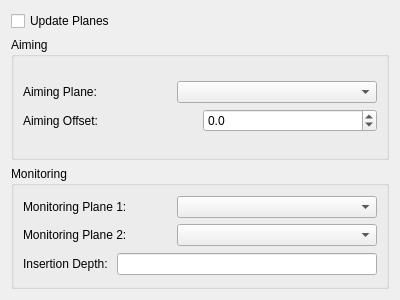
<?xml version="1.0" encoding="UTF-8"?>
<ui version="4.0">
 <class>AlignmentTool</class>
 <widget class="QWidget" name="AlignmentTool">
  <property name="geometry">
   <rect>
    <x>0</x>
    <y>0</y>
    <width>400</width>
    <height>300</height>
   </rect>
  </property>
  <property name="windowTitle">
   <string>Form</string>
  </property>
  <layout class="QVBoxLayout" name="verticalLayout_2">
   <item>
    <widget class="QCheckBox" name="updatePlanesCheckBox">
     <property name="text">
      <string>Update Planes</string>
     </property>
    </widget>
   </item>
   <item>
    <layout class="QVBoxLayout" name="verticalLayout_5">
     <item>
      <widget class="QGroupBox" name="aimingGroupBox">
       <property name="title">
        <string>Aiming</string>
       </property>
       <property name="checkable">
        <bool>false</bool>
       </property>
       <property name="checked">
        <bool>false</bool>
       </property>
       <layout class="QVBoxLayout" name="verticalLayout">
        <item>
         <layout class="QVBoxLayout" name="verticalLayout_6">
          <item>
           <layout class="QHBoxLayout" name="horizontalLayout">
            <item>
             <widget class="QLabel" name="label">
              <property name="text">
               <string>Aiming Plane:</string>
              </property>
             </widget>
            </item>
            <item>
             <widget class="QComboBox" name="aimingPlaneComboBox">
              <property name="minimumSize">
               <size>
                <width>200</width>
                <height>0</height>
               </size>
              </property>
             </widget>
            </item>
           </layout>
          </item>
          <item>
           <layout class="QHBoxLayout" name="horizontalLayout_4">
            <item>
             <widget class="QLabel" name="label_4">
              <property name="text">
               <string>Aiming Offset:</string>
              </property>
             </widget>
            </item>
            <item>
             <widget class="QDoubleSpinBox" name="aimingOffsetDoubleSpinBox">
              <property name="decimals">
               <number>1</number>
              </property>
              <property name="minimum">
               <double>-100.000000000000000</double>
              </property>
             </widget>
            </item>
           </layout>
          </item>
         </layout>
        </item>
       </layout>
      </widget>
     </item>
     <item>
      <widget class="QGroupBox" name="monitoringGroupBox">
       <property name="title">
        <string>Monitoring</string>
       </property>
       <layout class="QVBoxLayout" name="verticalLayout_10">
        <item>
         <layout class="QVBoxLayout" name="verticalLayout_9">
          <item>
           <layout class="QHBoxLayout" name="horizontalLayout_2">
            <item>
             <widget class="QLabel" name="label_2">
              <property name="text">
               <string>Monitoring Plane 1:</string>
              </property>
             </widget>
            </item>
            <item>
             <widget class="QComboBox" name="monitoringPlane1ComboBox">
              <property name="minimumSize">
               <size>
                <width>200</width>
                <height>0</height>
               </size>
              </property>
             </widget>
            </item>
           </layout>
          </item>
          <item>
           <layout class="QHBoxLayout" name="horizontalLayout_3">
            <item>
             <widget class="QLabel" name="label_3">
              <property name="text">
               <string>Monitoring Plane 2:</string>
              </property>
             </widget>
            </item>
            <item>
             <widget class="QComboBox" name="monitoringPlane2ComboBox">
              <property name="minimumSize">
               <size>
                <width>200</width>
                <height>0</height>
               </size>
              </property>
             </widget>
            </item>
           </layout>
          </item>
         </layout>
        </item>
        <item>
         <layout class="QHBoxLayout" name="horizontalLayout_5">
          <item>
           <widget class="QLabel" name="label_5">
            <property name="text">
             <string>Insertion Depth: </string>
            </property>
           </widget>
          </item>
          <item>
           <widget class="QLineEdit" name="depthEdit"/>
          </item>
         </layout>
        </item>
       </layout>
      </widget>
     </item>
    </layout>
   </item>
  </layout>
 </widget>
 <resources/>
 <connections/>
</ui>
